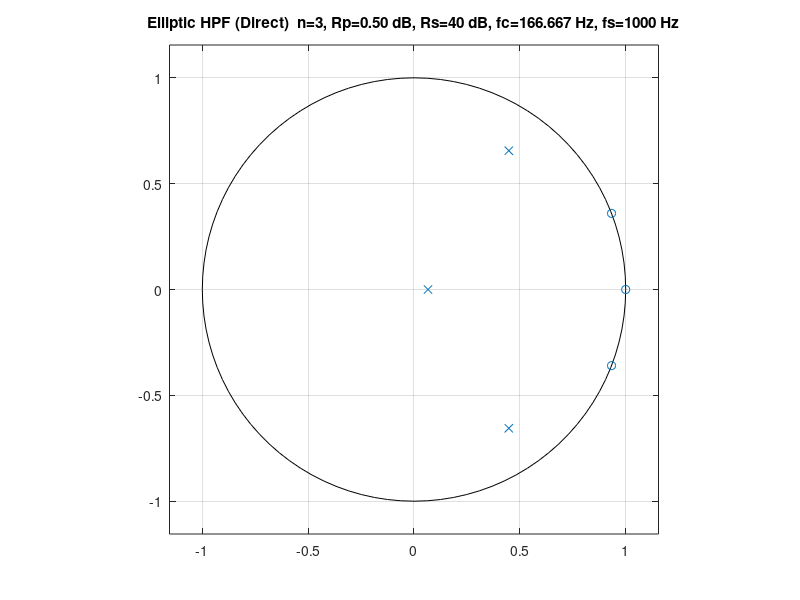
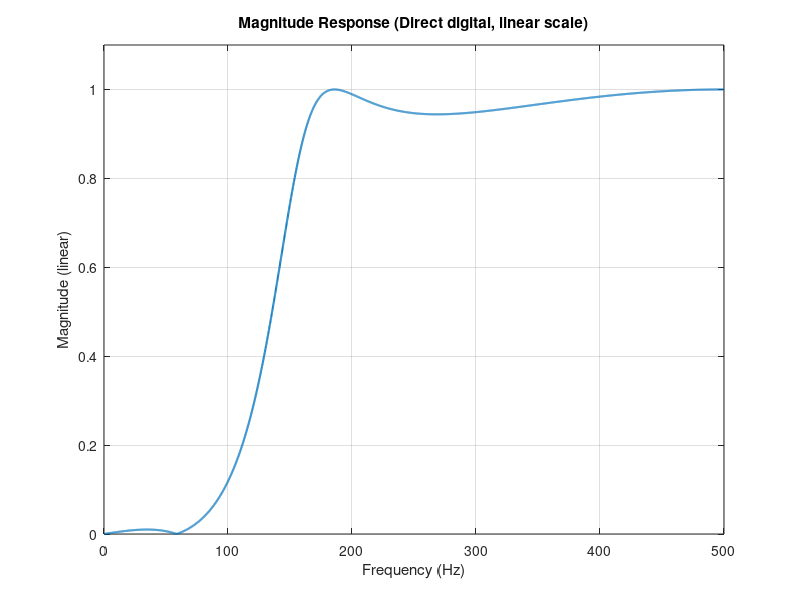
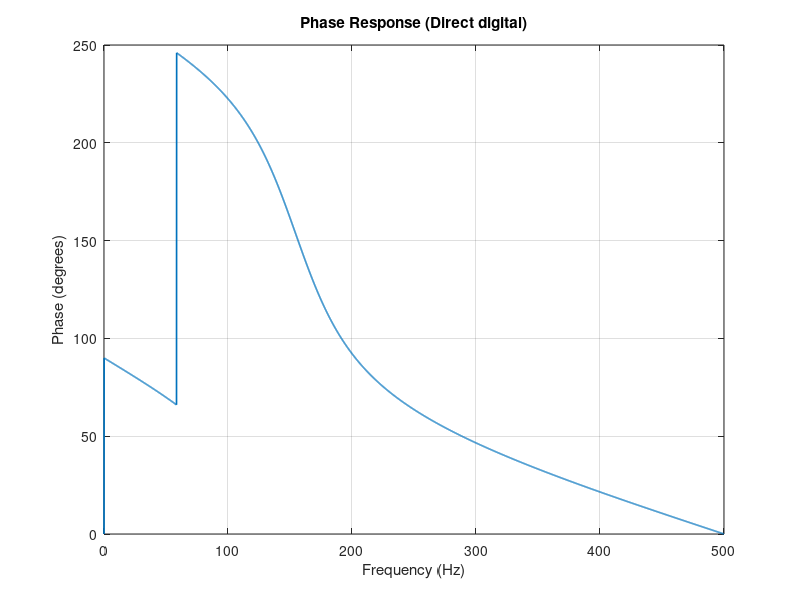

Write MATLAB code to recreate these figures, in order. (Note: this script raises an error after producing the figures.)
%% ============================================
%  3rd-Order Elliptic (Cauer) High-Pass Filter
%  ============================================
clear; clc;close all

%% Parameters
fs   = 1000;        % Sampling rate (Hz)
osr  = 3
fc   = fs/2/osr;          % Desired digital cutoff (Hz)
n    = 3;           % Filter order
Rp   = 0.5;         % Passband ripple (dB)
Rs   = 40;          % Stopband attenuation (dB)
Nfft = 4096;

Ts = 1/fs;

%% ===== Route A: Direct digital (ellip does BLT internally) =====
Wn = fc/(fs/2);                          % Normalized cutoff (0..1)
[bd, ad] = ellip(n, Rp, Rs, Wn, 'high'); % Digital HP Elliptic

% Pole–zero map (digital)
figure;
zplane(bd, ad);
title(sprintf('Elliptic HPF (Direct)  n=%d, Rp=%.2f dB, Rs=%g dB, fc=%g Hz, fs=%g Hz', ...
              n, Rp, Rs, fc, fs));
grid on;

% Frequency response (linear magnitude)
[H, f] = freqz(bd, ad, Nfft, fs);
figure;
plot(f, abs(H), 'LineWidth', 1.5);
xlabel('Frequency (Hz)'); ylabel('Magnitude (linear)');
title('Magnitude Response (Direct digital, linear scale)');
grid on; xlim([0 fs/2]);
ylim([0 1.1*max(abs(H))]);

% Phase (optional)
figure;
plot(f, unwrap(angle(H))*180/pi, 'LineWidth', 1.2);
xlabel('Frequency (Hz)'); ylabel('Phase (degrees)');
title('Phase Response (Direct digital)');
grid on; xlim([0 fs/2]);

%% Pretty-print H(z) in z^-1 form (Direct)
sys_dir = tf(bd, ad, Ts, 'variable', 'z^-1');
sys_dir = minreal(sys_dir, 1e-12);
disp('=== Digital 3rd-Order Elliptic HPF (Direct) ===');
sys_dir

[zd, pd, kd] = tf2zpk(bd, ad);
disp('Zeros (Direct):'); disp(zd.');
disp('Poles (Direct):'); disp(pd.');
disp('Gain  (Direct):'); disp(kd);

num_str = poly2str(bd, 'z^{-1}');
den_str = poly2str(ad, 'z^{-1}');
fprintf('H_dir(z) = (%s) / (%s)\n\n', num_str, den_str);

%% ===== Route B: Explicit analog prototype + prewarp + BLT =====
% 1) Analog low-pass Elliptic prototype (wc = 1 rad/s, Rp dB pass ripple, Rs dB stop)
[za, pa, ka] = ellipap(n, Rp, Rs);   % zeros on jΩ, finite stopband zeros present
[ba_lp, aa_lp] = zp2tf(za, pa, ka);

% 2) Prewarp digital cutoff to analog (rad/s)
Omega_c = 2*fs*tan(pi*fc/fs);

% 3) Low-pass -> High-pass transform in s-domain
[ba_hp, aa_hp] = lp2hp(ba_lp, aa_lp, Omega_c);

% 4) Bilinear transform (s -> z)
[bb, ab] = bilinear(ba_hp, aa_hp, fs);

% Pole–zero map (digital, explicit BLT)
figure;
zplane(bb, ab);
title(sprintf('Elliptic HPF (Analog prototype + BLT)  n=%d, Rp=%.2f dB, Rs=%g dB', n, Rp, Rs));
grid on;

% Frequency response (linear) and comparison
[H2, f2] = freqz(bb, ab, Nfft, fs);

figure; hold on; grid on;
plot(f,  abs(H),  'LineWidth', 1.6, 'DisplayName', 'Direct (ellip)');
plot(f2, abs(H2), 'LineWidth', 1.2, 'LineStyle','--', 'DisplayName', 'Analog+BLT');
xlabel('Frequency (Hz)'); ylabel('Magnitude (linear)');
title('Magnitude Response Comparison (linear scale)');
legend; xlim([0 fs/2]);
ylim([0 1.1*max([abs(H(:)); abs(H2(:))])]);

% Pretty-print H(z) in z^-1 form (Analog+BLT)
sys_blt = tf(bb, ab, Ts, 'variable', 'z^-1');
sys_blt = minreal(sys_blt, 1e-12);
disp('=== Digital 3rd-Order Elliptic HPF (Analog + BLT) ===');
sys_blt

[zb, pb, kb] = tf2zpk(bb, ab);
disp('Zeros (BLT):'); disp(zb.');
disp('Poles (BLT):'); disp(pb.');
disp('Gain  (BLT):'); disp(kb);

num_str2 = poly2str(bb, 'z^{-1}');
den_str2 = poly2str(ab, 'z^{-1}');
fprintf('H_blt(z) = (%s) / (%s)\n\n', num_str2, den_str2);

%% (Optional) Spec-based minimized order:
% If you have pass/stop edges, solve order and Wn via ellipord:
% Rp  = 0.5;     % passband ripple (dB)
% Rs  = 40;      % stopband attenuation (dB)
% fp  = 80;      % passband edge (Hz)
% fsb = 60;      % stopband edge (Hz)
% [n_min, Wn_min] = ellipord(fp/(fs/2), fsb/(fs/2), Rp, Rs, 'high');
% [b_opt, a_opt]  = ellip(n_min, Rp, Rs, Wn_min, 'high');
